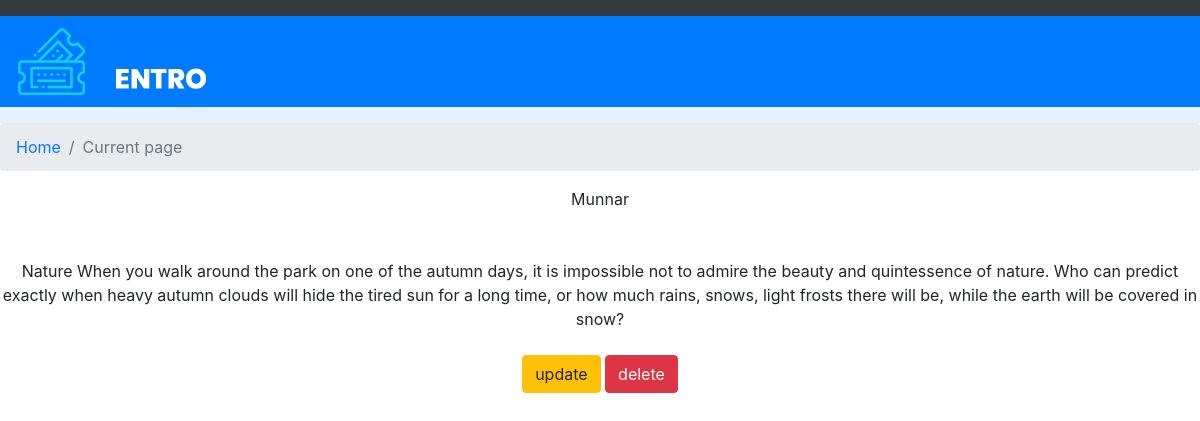
The page /photo/1 on the database its author committed.
### photoapp/models.py (models this page shows, shortened)
class photo(models.Model):
    tittle=models.TextField()
    des=models.TextField()
    img=models.ImageField(upload_to='pictures')

### photoapp/views.py (the view)
# urls.py: path('photo/<int:photo_id>',views.details,name='details'),
def details(request,photo_id):
    t=photo.objects.get(id=photo_id)
    return render(request,'details.html',{'p':t})

### templates/details.html
{% extends 'base.html' %}
{% block content %}
{{p.tittle}}<br><br><br>
{{p.des}}<br><br>
<a href="{% url 'update' p.id %}"class="btn btn-warning">update</a>
<a href="{% url 'delete' p.id %}" class="btn btn-danger">delete</a>
{% endblock %}

### templates/base.html (shortened to what this page needs)
{% load static %}
<!DOCTYPE html>
<html lang="en">
<head>
</head>
<link rel="stylesheet" href="https://maxcdn.bootstrapcdn.com/bootstrap/4.0.0/css/bootstrap.min.css">
<nav class="navbar navbar-dark bg-dark">
</nav>
<nav class="navbar navbar-dark bg-primary">
   <a href="index.html"><img src="{% static 'images/logo.png'%}" alt="#" /></a>
</nav>
<nav class="navbar navbar-light" style="background-color: #e3f2fd;">
</nav>
<nav aria-label="breadcrumb">
  <ol class="breadcrumb">
    <li class="breadcrumb-item"><a href="/">Home</a></li>
    <li class="breadcrumb-item active" aria-current="page">Current page</li>
  </ol>
</nav>
<body><center>
{% block content %}
{% endblock %}
</center>
</body>
</html>

### rows shown on the page
photo: tittle "Munnar", des "Nature When you walk around the park on one of the autumn days, it is impossible not to admire the beauty and quintessence of nature. Who can predict exactly when heavy autumn clouds will hide the tired sun for a long time, or how much rains, snows, light frosts there will be, while the earth will be covered in snow?"
